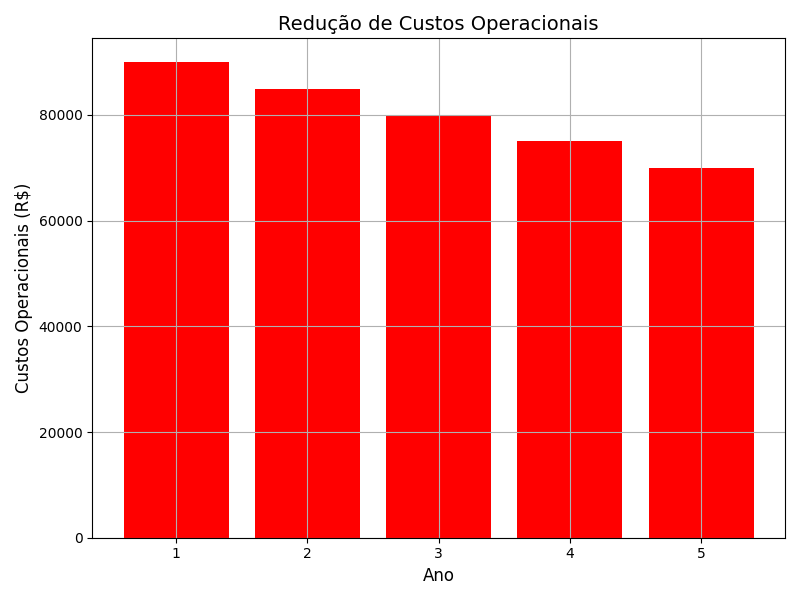

Recreate this plot in Python.
import matplotlib.pyplot as plt

# Dados
anos = [1, 2, 3, 4, 5]
custos_operacionais = [90000, 85000, 80000, 75000, 70000]

# Criar gráfico de barras
plt.figure(figsize=(8, 6))
plt.bar(anos, custos_operacionais, color='r')

plt.title('Redução de Custos Operacionais', fontsize=14)
plt.xlabel('Ano', fontsize=12)
plt.ylabel('Custos Operacionais (R$)', fontsize=12)
plt.grid(True)

# Exibir gráfico
plt.tight_layout()
plt.show()
